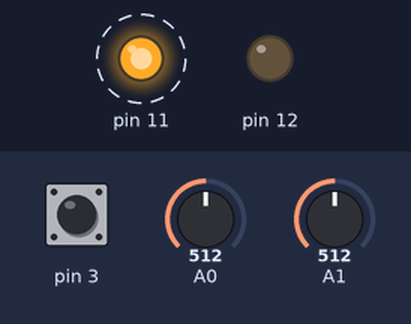
The sketch below on a simulated Arduino Uno, built with avr-gcc and run on an emulated ATmega328P. Shown: output pins drawn as LEDs (lit = HIGH). Dashed ring = blinking. Inputs (shaded band) come from the test bench; at power-on: pin 3 HIGH, A0 = 512, A1 = 512. What the sketch prints to the serial monitor is not drawn.

Above: at 1.2 s.
1.3 s: pin 3 pulled LOW for 0.15 s
At 1.4 s:
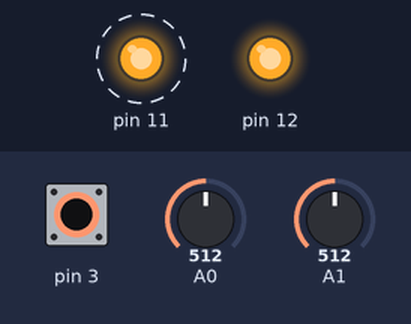
4.3 s: pin 3 pulled LOW for 1 s
At 5.9 s:
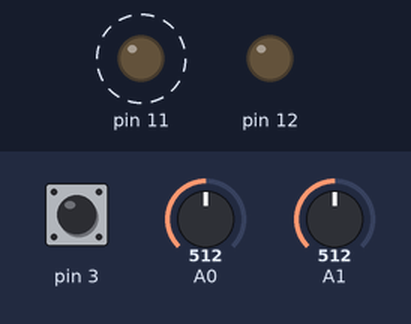
7.3 s: pin 3 pulled LOW for 3.2 s
At 7.9 s:
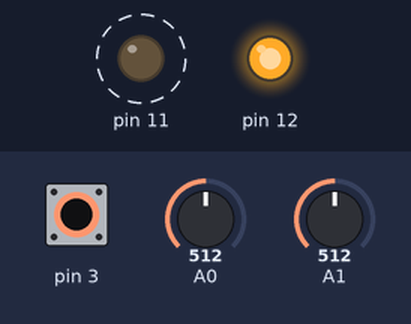
Timing chart, 0 to 18.0 s (numbered marks = the images above; inputs shaded):
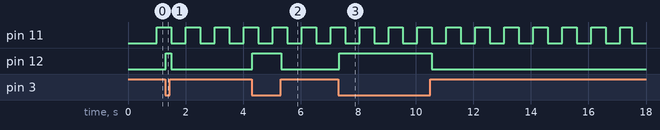

The sketch:

BasicTest.ino
```cpp
#include <ctype.h>
unsigned long timer = 0;
int seconds = 0;
unsigned long difference = 0;
unsigned long timestart;
void setup()
{

  Serial.begin(9600);
  Serial.println("What is up");
  pinMode(12,OUTPUT);
  pinMode(3,INPUT_PULLUP);
  pinMode(11,OUTPUT);
  timestart = millis();
}
unsigned long timemil;
double timesec;
int breaker = 500;
int onoff = 0;
void loop()
{
  //digitalWrite(2,HIGH);
  delay(100);
  unsigned long timeend = millis() - timestart;
  int buttonval = digitalRead(3);
  int readval1 = analogRead(0);
  int readval2 = analogRead(1);
  Serial.println(readval1);
Serial.println(readval2);
if(buttonval == 0){
 digitalWrite(12,HIGH);
}
if(buttonval == 1){
 digitalWrite(12,LOW);
}

if(timeend >= breaker){
      breaker += 500;
      if(onoff == 0){
        digitalWrite(11,LOW);
        onoff = 1;
      }
      else{
        digitalWrite(11,HIGH);
        onoff = 0;
      }
    }
//  timemil = millis();
//  timesec = (double) timemil;
//  timesec = floor(timesec*100.0) /100000.0;
//  Serial.println(timesec);

  //digitalWrite(24, LOW);

}
```

Measured:
- after the input at 1.3 s, pin 12: LOW → HIGH at once, → LOW 0.20 s later
- after the input at 4.3 s, pin 12: LOW → HIGH at once, → LOW 1.0 s later
- after the input at 7.3 s, pin 12: LOW → HIGH at once, → LOW 3.2 s later
- by itself, pin 11: alternates HIGH for 0.50 s and LOW for 0.50 s
